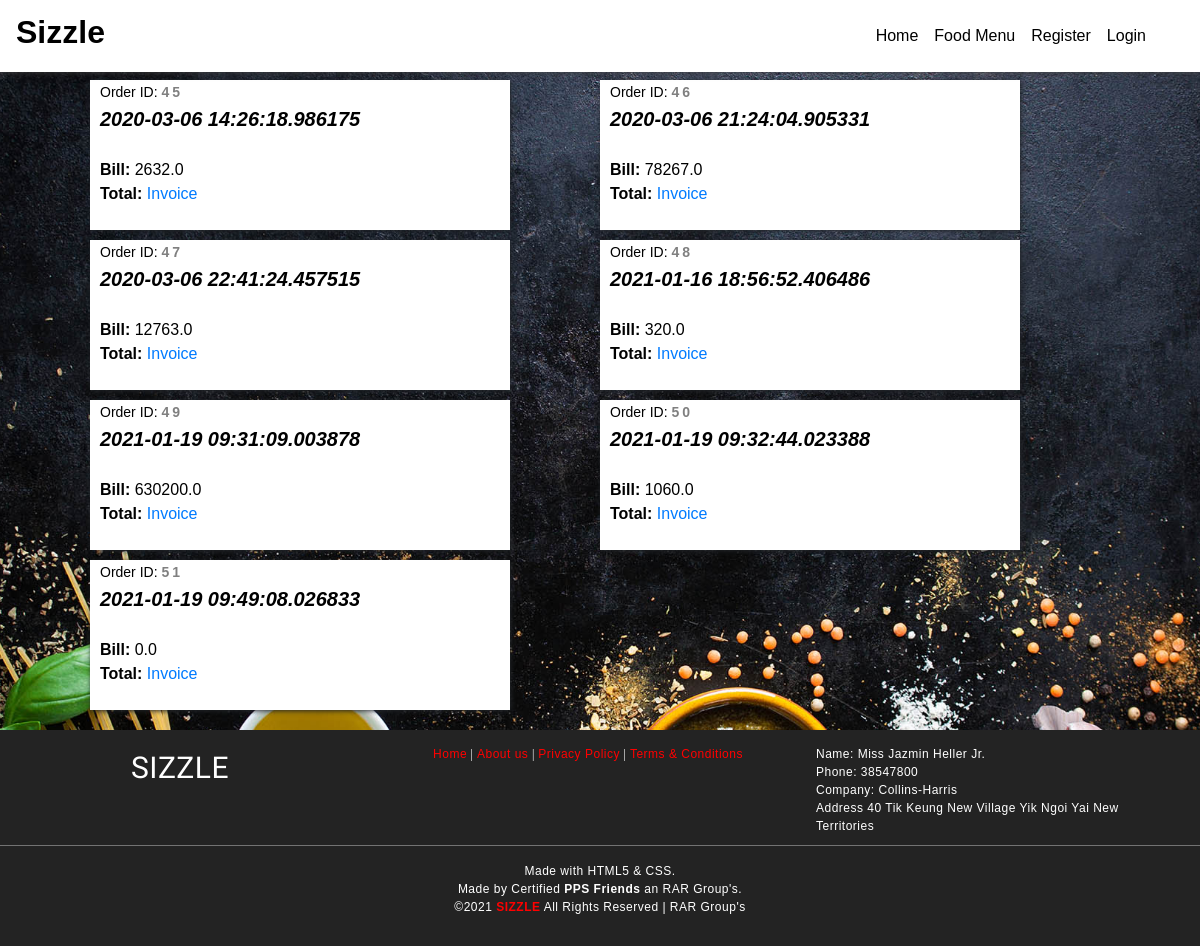
The page /orders on the database as committed earlier.
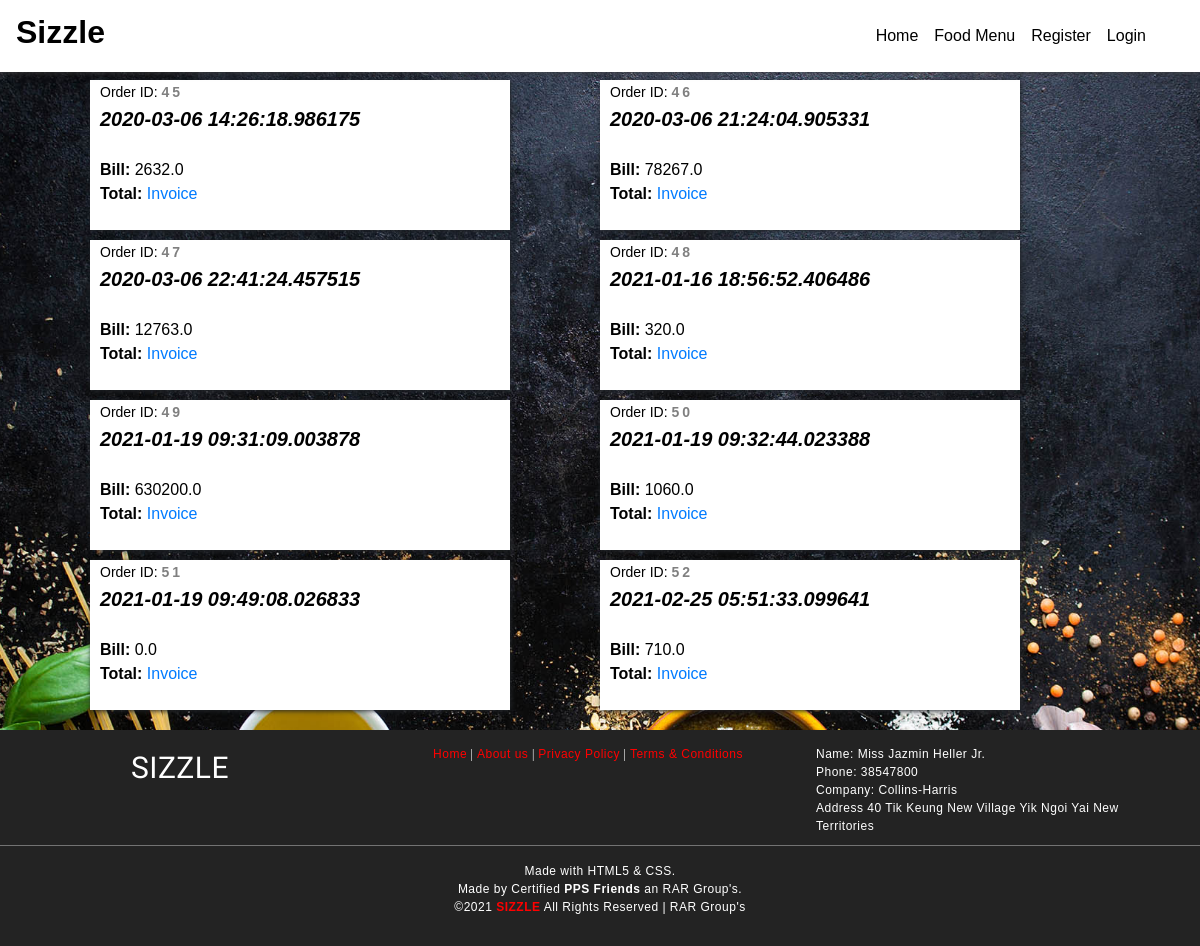
The same page on the database as committed later.
### foodapp/models.py (models this page shows)
class Order(models.Model):
	OrderId   = models.AutoField(primary_key=True)
	CustEmail = models.CharField(max_length=30)
	OrderDate = models.CharField(max_length=40)
	TotalBill = models.FloatField(max_length=50)
	class Meta:
		db_table = "FP_Order"

### foodapp/views.py (the view)
# urls.py: path('orders',views.getorder),
def getorder(request):
	orders = Order.objects.all()
	return render(request,'orderlist.html',{'orderlist':orders})

### Templates/foodapp/orderlist.html (shortened to what this page needs)
<!DOCTYPE html>
<html lang="en" dir="ltr">
  <head>
	{% load static %}
    <link rel="stylesheet" type="text/css" href="{% static 'css/imperial_style.css' %}" />
    <link rel="stylesheet" type="text/css" href="{% static 'css/master.css' %}" />
    <link rel="stylesheet" href="https://use.fontawesome.com/releases/v5.7.2/css/all.css">
    <link rel="stylesheet" href="https://use.fontawesome.com/releases/v5.3.1/css/all.css">
<link rel="stylesheet" href="https://stackpath.bootstrapcdn.com/bootstrap/4.4.1/css/bootstrap.min.css">
  </head>
    <nav class="navbar navbar-expand-lg navbar-light" style="position: fixed;width:100%;background-image: linear-gradient(180deg,#FFF,#FFF);box-shadow: 0px 0px 7px 0px #404040;">
      <a class="navbar-brand" href="/"><h2 style="color:black;font-family:sans-serif;font-weight:bolder;"><b>Sizzle</b></h2></a>
      <div class="collapse navbar-collapse" id="navbarSupportedContent">
        <ul class="navbar-nav" style="margin-left:auto!important;margin-right:30px;">
          <li class="nav-item active">
            <a class="nav-link" id="nav-link" href="home">Home <span class="sr-only">(current)</span></a>
          </li>
          <li class="nav-item active">
            <a class="nav-link" id="nav-link" href="allfood">Food Menu <span class="sr-only">(current)</span></a>
          </li>
          {% if request.session.CustId is None and request.session.AdminId is None %}
          <li class="nav-item active">
            <a class="nav-link" id="nav-link" href="addcustomer">Register <span class="sr-only">(current)</span></a>
          </li>
          {% endif %}
          {% if request.session.CustId is None and request.session.AdminId is None %}
          <li class="nav-item active">
            <a class="nav-link" id="nav-link" href="login">Login <span class="sr-only">(current)</span></a>
          </li>
          {% endif %}
        </ul>
      </div>
    </nav>
    <main style="margin-top:80px;">
      <form action="placeorder" method="post">
{% for o in orderlist %}
      <div class="" style="background:#FFF;position: static;width:35%;height:150px;margin-left: 7.5%;float:left;box-shadow:1px 1px 5px;margin-bottom:10px;">
        <span style="color:black;float:left;margin-left:10px;"><span style="font-size:14px;">Order ID: <b style="letter-spacing: 3px;color: grey;">{{o.OrderId}}</b></span><br /><b style="font-size:20px;"><i>{{o.OrderDate}}</i></b><br/>
<br />
<tr>
<td><b>Bill:  </b></td><td>{{o.TotalBill}}</td><br /><td><b>Total:  </b></td><td id="tlp" style="color:black;"></td>
</tr><a href="#">Invoice</a>
      </span>
      </div>
      {% endfor %}
    </form>
    </main>
    <footer>
      <div class="foot-con">
        <div class="fo-cont-1">
            SIZZLE
        </div>
        <div class="fo-cont-2">
          <a class="ext-link" href="#">Home</a> |
            <a class="ext-link" href="#">About us</a> |
              <a class="ext-link" href="#">Privacy Policy</a> |
                <a class="ext-link" href="#">Terms & Conditions</a>
        </div>
        <div class="fo-cont-3">
          Name:	Miss Jazmin Heller Jr.<br />
Phone:	38547800<br />
Company:	Collins-Harris<br />
Address	40 Tik Keung New Village Yik Ngoi Yai New Territories
        </div>
      </div><hr style="background-color: grey;margin-top:0px;"/>Made with HTML5 & CSS.<br />
      Made by Certified <b>PPS Friends</b> an RAR Group's.<br />
      ©<script type='text/javascript'>var creditsyear = new Date();document.write(creditsyear.getFullYear());</script> <a class="ext-link" href="/"><b>SIZZLE</b></a> All Rights Reserved | RAR Group's
    </footer>
  </body>
</html>

Rows that differ between the two databases and show on the page:
added Order: OrderId "52", OrderDate "2021-02-25 05:51:33.099641", TotalBill "710.0"
